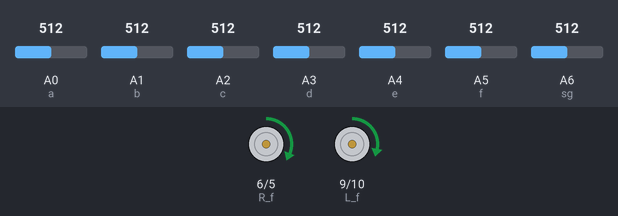
A sketch run on a simulated Arduino Nano, built with avr-gcc and run on an emulated ATmega328P. Parts: motor-driver pin pairs drawn as motors (green arrow = first pin HIGH = forward, orange = second pin HIGH = backward, longer = more drive). Inputs (shaded band) come from the test bench; at power-on: A0 (a) = 512, A1 (b) = 512, A3 (d) = 512, A2 (c) = 512, A4 (e) = 512, A5 (f) = 512, A6 (sg) = 512.

Above: at 1.2 s.
1.3 s: A0 (a) set to 104
2.8 s: A0 (a) set to 91
At 3.2 s:
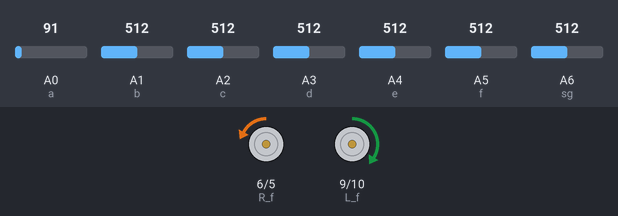
4.3 s: A1 (b) set to 90
At 5.5 s:
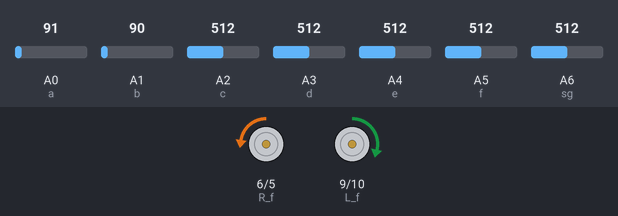
5.8 s: A3 (d) set to 106
7.3 s: A3 (d) set to 89
At 7.9 s:
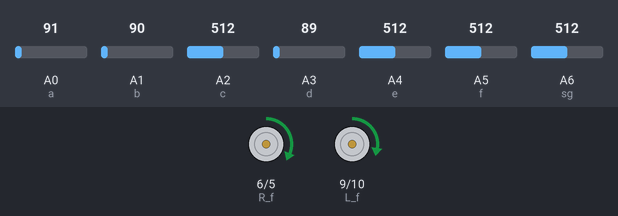
8.8 s: A2 (c) set to 90
At 10.2 s:
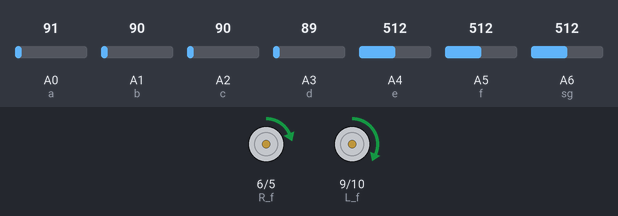
Timing chart, 0 to 11.3 s (numbered marks = the images above; inputs shaded):
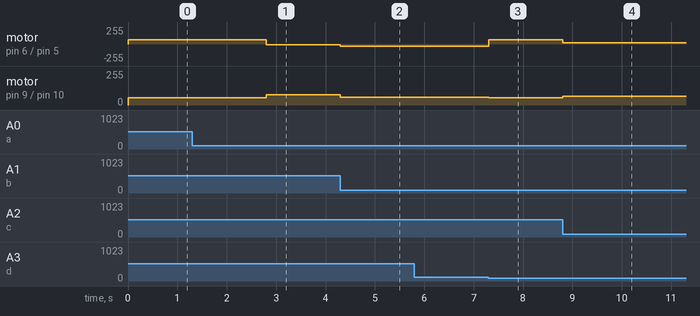

Measured:
- the behaviour switches between 100 and 99 on A0 (a) (found by bisection; images 0 and 1)
- the behaviour switches between 100 and 99 on A3 (d) (found by bisection; images 2 and 3)
- after the input at 1.3 s, every drawn part: stays the same
- after the input at 2.8 s, motor on pin 6 (R_f) / pin 5 (R_b): forward 65/255 → backward 13/255 at once; motor on pin 9 (L_f) / pin 10 (L_b): forward 55/255 → forward 77/255 at once
- after the input at 4.3 s, motor on pin 6 (R_f) / pin 5 (R_b): backward 13/255 → backward 33/255 at once; motor on pin 9 (L_f) / pin 10 (L_b): forward 77/255 → forward 57/255 at once
- after the input at 5.8 s, every drawn part: stays the same
- after the input at 7.3 s, motor on pin 6 (R_f) / pin 5 (R_b): backward 33/255 → forward 65/255 at once; motor on pin 9 (L_f) / pin 10 (L_b): forward 57/255 → forward 53/255 at once
- after the input at 8.8 s, motor on pin 6 (R_f) / pin 5 (R_b): forward 65/255 → forward 17/255 at once; motor on pin 9 (L_f) / pin 10 (L_b): forward 53/255 → forward 67/255 at once

The sketch:

Linetrace_match.ino
```cpp
//setup

//フォトトランジスタ
int a = A0;
int b = A1;
int c = A2;
int d = A3;
int e = A4;
int f = A5;
int sg = A6;

//モーター
int L_f = 9;
int L_b = 10;
int R_f = 6;
int R_b = 5;

int count = 0;
int out = 0;
int kp = 50;
int sp_set = 55;

bool wb1 = false;
bool wb2 = false;

int LMP = 50;
int RMP = 50;

void setup()
{
  pinMode(L_f, OUTPUT);
  pinMode(L_b, OUTPUT);
  pinMode(R_f, OUTPUT);
  pinMode(R_b, OUTPUT);

  pinMode(a, INPUT);
  pinMode(b, INPUT);
  pinMode(c, INPUT);
  pinMode(d, INPUT);
  pinMode(e, INPUT);
  pinMode(f, INPUT);
  pinMode(sg, INPUT);
  //Serial.begin(9600);
}

void loop()
{
  int n = 1;
  double ls = 0;
  int sp = sp_set;
  int sel = 0;

  if (analogRead(a) < 100)
  {
    ls -= 2.0;
    n += 1;
    out = -2;
    sp /= 2;
  }
  if (analogRead(b) < 100)
  {
    ls -= 1.0;
    n += 1;
    out = -1;
    sp -= 20;
  }
  if (analogRead(c) < 100)
  {
    ls -= 0.5;
    n += 1;
    out = 0;
    sp += 15;
  }
  if (analogRead(d) < 100)
  {
    ls += 0.5;
    n += 1;
    out = 0;
    sp += 15;
  }
  if (analogRead(e) < 100)
  {
    ls += 1.0;
    n += 1;
    out = 1;
    sp -= 20;
  }
  if (analogRead(f) < 100)
  {
    ls += 2.0;
    n += 1;
    out = 2;
    sp /= 2;
  }

  //ゴールテープ読み
  if (analogRead(sg) < 950 && wb1 == false)
  {
    wb1 = true;
    ++count;
  }
  if (analogRead(sg) > 1000 && wb1 == true)
  {
    wb1 = false;
  }

  //十字読み
  if (n > 5 && wb2 == false)
  {
    wb2 = true;
    --count;
    ls = 0;
    out = 0;
  }
  if (n < 5 && wb2 == true)
  {
    wb2 = false;
    ls = 0;
    out = 0;
  }

  //コースアウト処理
  if (out == -2 && n == 1)
  {
    ls -= 1.5;
    sp /= 3;
    sel = 1;
  }
  if (out == 2 && n == 1)
  {
    ls += 1.5;
    sp /= 3;
    sel = -1;
  }

  //比例制御
  int MD = kp * (ls / n);

  LMP = sp - MD;
  RMP = sp + 10 + MD;

  //ゴールストップ
  if (count > 1)
  {
    delay(sp / 3 * 10);
    RMP = 0;
    LMP = 0;
  }

  driveMotor(LMP, RMP);

  Serial.println(count);
}

//モーターを動かす関数
void driveMotor(int left, int right)
{
  //255は超えないようにする
  if (left > 255)
  {
    left = 255;
  }
  else if (left < -255)
  {
    left = -255;
  }
  if (right > 255)
  {
    right = 255;
  }
  else if (right < -255)
  {
    right = -255;
  }

  if (left > 0)
  {
    analogWrite(L_f, left);
    analogWrite(L_b, 0);
  }
  else
  {
    left = abs(left);
    analogWrite(L_f, 0);
    analogWrite(L_b, left);
  }
  if (right > 0)
  {
    analogWrite(R_f, right);
    analogWrite(R_b, 0);
  }
  else
  {
    right = abs(right);
    analogWrite(R_f, 0);
    analogWrite(R_b, right);
  }
}
```
